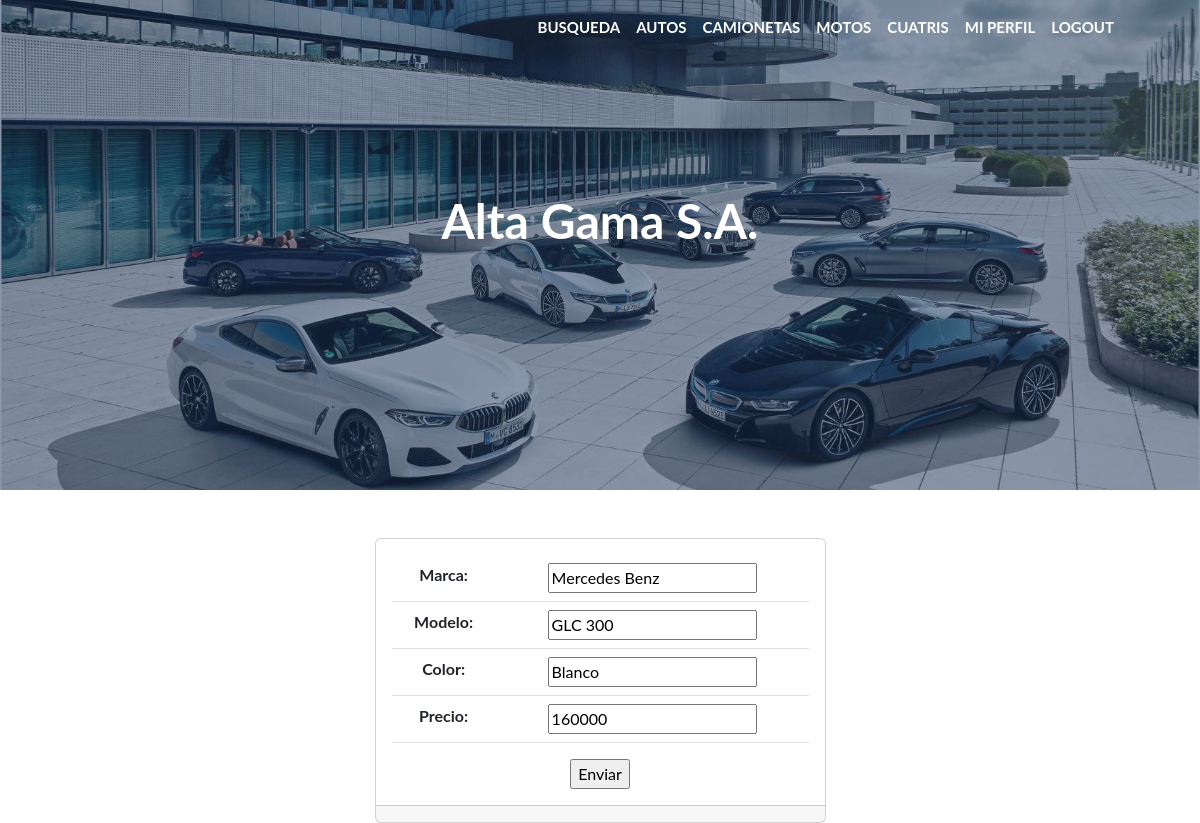
/update_camionetas/2/ (signed in), run on the app's committed database.
### vehiculos/models.py (models this page shows, shortened)
class Camionetas(models.Model):
    marca = models.CharField(max_length=50)
    modelo = models.CharField(max_length=50)
    color = models.CharField(max_length=50)
    precio = models.IntegerField()
    class Meta:
        verbose_name = "Camioneta"
        verbose_name_plural = "Camionetas"
        ordering = ['-marca']

### vehiculos/views.py (the view)
# urls.py: path('update_camionetas/<int:pk>/', CamionetasUpdate.as_view(), name="update_camionetas" ),
class CamionetasUpdate(LoginRequiredMixin, UpdateView):
    model = Camionetas
    fields = ['marca', 'modelo', 'color', 'precio']
    success_url = reverse_lazy('camionetas')

### vehiculos/templates/vehiculos/camionetas_form.html (shortened to what this page needs)
{% extends 'vehiculos/base.html' %}
{% load static %}
{% block contenido %}
<div class="container">
    <div class="row justify-content-center mt-5">
        <div class="col-lg-5">
            <div class="card ">
                <div class="card-body text-center">
                    <form action="" method="post" >
                        <table class="table">
                            {{ form.as_table }}
                        </table>
                        <input type="submit" value="Enviar">
                     </form>
                </div>
                <div class="card-footer">
                </div>
            </div>
        </div>
    </div>
</div>
{% endblock contenido %}

### data on the page
Camionetas: marca "Mercedes Benz", modelo "GLC 300", color "Blanco", precio "160000"
